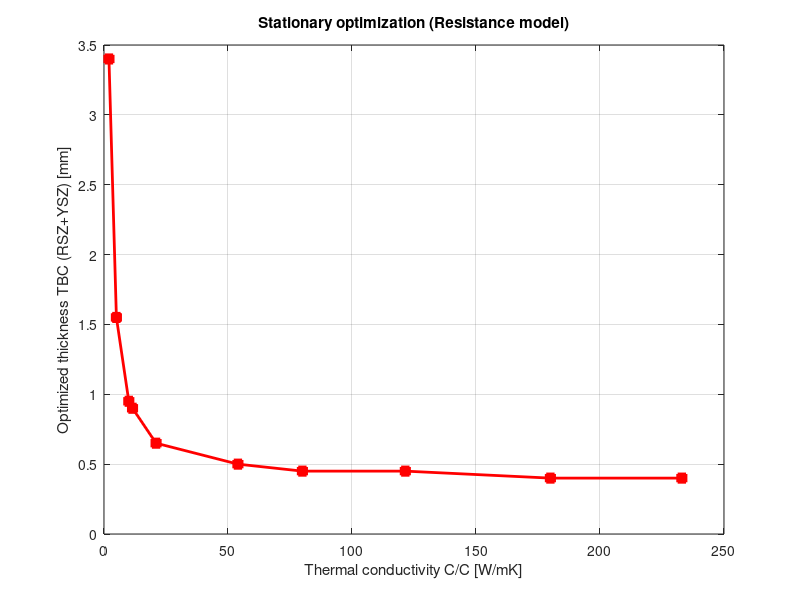

The MATLAB script that drew this image:
% BILAYER TBC WITH C/C - Resistance model (DEFINITIVO)
% ===============================================================
clear; clc; close all;

%% FIXED INPUT 
p_c     = 6.5e6;             
Tc      = 2836.99;           
gamma   = 1.1871;           
R_gas   = 8314 / 25.0;   
cp_g    = 2388;                        
mu_g    = 9.2063e-5;        
lambda_g= 0.38519;        
Pr_g    = mu_g * cp_g / lambda_g;  
M       = 0.313;            
r_t     = 0.1145 / 2;               
c_star  = 1509.9;
At_A    = 0.5;
rho_e   = 6.4843;
S       = 115;
Taw     = 2.8382e+03;     
Tw_CC   = 2200;   
Te      = 2812.44;

% Calculation h_g (Bartz)
T_ref_CC = 0.5 * Tw_CC + 0.5 * Te + 0.22 * (Taw - Te);
rho_ref_CC = rho_e / (Te / T_ref_CC);
mu_0 = 9.2624e-5;
mu_ref_CC = mu_0 * (T_ref_CC/Tc)^1.5 * (Tc+S)/(T_ref_CC+S);
h_g_CC = 0.026 / (2*r_t)^0.2 * (2).^0.1 * mu_0^0.2 * cp_g / Pr_g^0.6 * (p_c / c_star)^0.8 * (At_A)^0.9 * (rho_ref_CC/rho_e)^0.8 * (mu_ref_CC/mu_0)^0.2;

R_gas_res = 1 / h_g_CC;
h_air    = 500;   
T_air    = 288;    
R_air_res = 1 / h_air;

% Material properties [k, rho, cp]
mat.rsz = [0.6,   6500,  620];
mat.ysz = [0.9,   6000,  640]; 

L_cc   = 0.029;    % Calculated with sigma_yield,CC = 150 MPa, reduced to 100 
% MPa with FS = 1.5
k_wall_CC_vec = [2, 5, 10,11.5, 21, 54, 80, 121.5, 180, 233];

% Thickness search range[m]
L_rsz_search = 0.0001:0.00005:0.0030; 
L_ysz_search = 0.0001:0.00005:0.0030; 
T_limit  = 2200;       

%% Parametric loop over k
results = []; 
fprintf('%-10s | %-10s | %-10s | %-10s\n', 'k_CC', 'RSZ [mm]', 'YSZ [mm]', 'TOT [mm]');
fprintf('------------------------------------------------------------\n');

for k_idx = 1:length(k_wall_CC_vec)
    current_k_cc = k_wall_CC_vec(k_idx);
    R_cc_res = L_cc / current_k_cc;
    
    min_total = inf;
    best_combo = [0, 0];
    found = false;
    
    for L1 = L_rsz_search
        R_rsz = L1 / mat.rsz(1);
        for L2 = L_ysz_search
            R_ysz = L2 / mat.ysz(1);
            
            % Total resistance calculation
            R_tot = R_gas_res + R_rsz + R_ysz + R_cc_res + R_air_res;
            
            % Heat flux q
            q = (Taw - T_air) / R_tot;
            
            % TBC/metal interface temperature
            Tint = Taw - q * (R_gas_res + R_rsz + R_ysz);
            
            if Tint <= T_limit
                if (L1 + L2) < min_total
                    min_total = L1 + L2;
                    best_combo = [L1, L2];
                    found = true;
                end
                break; 
            end
        end
    end
    
    if found
        fprintf('%-10.1f | %-10.2f | %-10.2f | %-10.2f\n', ...
            current_k_cc, best_combo(1)*1e3, best_combo(2)*1e3, min_total*1e3);
        results = [results; current_k_cc, best_combo(1)*1e3, best_combo(2)*1e3, min_total*1e3];
    else
        fprintf('%-10.1f | %-33s\n', current_k_cc, 'NO SOLUTION');
    end
end

%% PLOT
figure('Color', 'w');
plot(results(:,1), results(:,4), '-sr', 'LineWidth', 2, 'MarkerFaceColor', 'r');
grid on;
xlabel('Thermal conductivity C/C [W/mK]');
ylabel('Optimized thickness TBC (RSZ+YSZ) [mm]');
title('Stationary optimization (Resistance model)');
